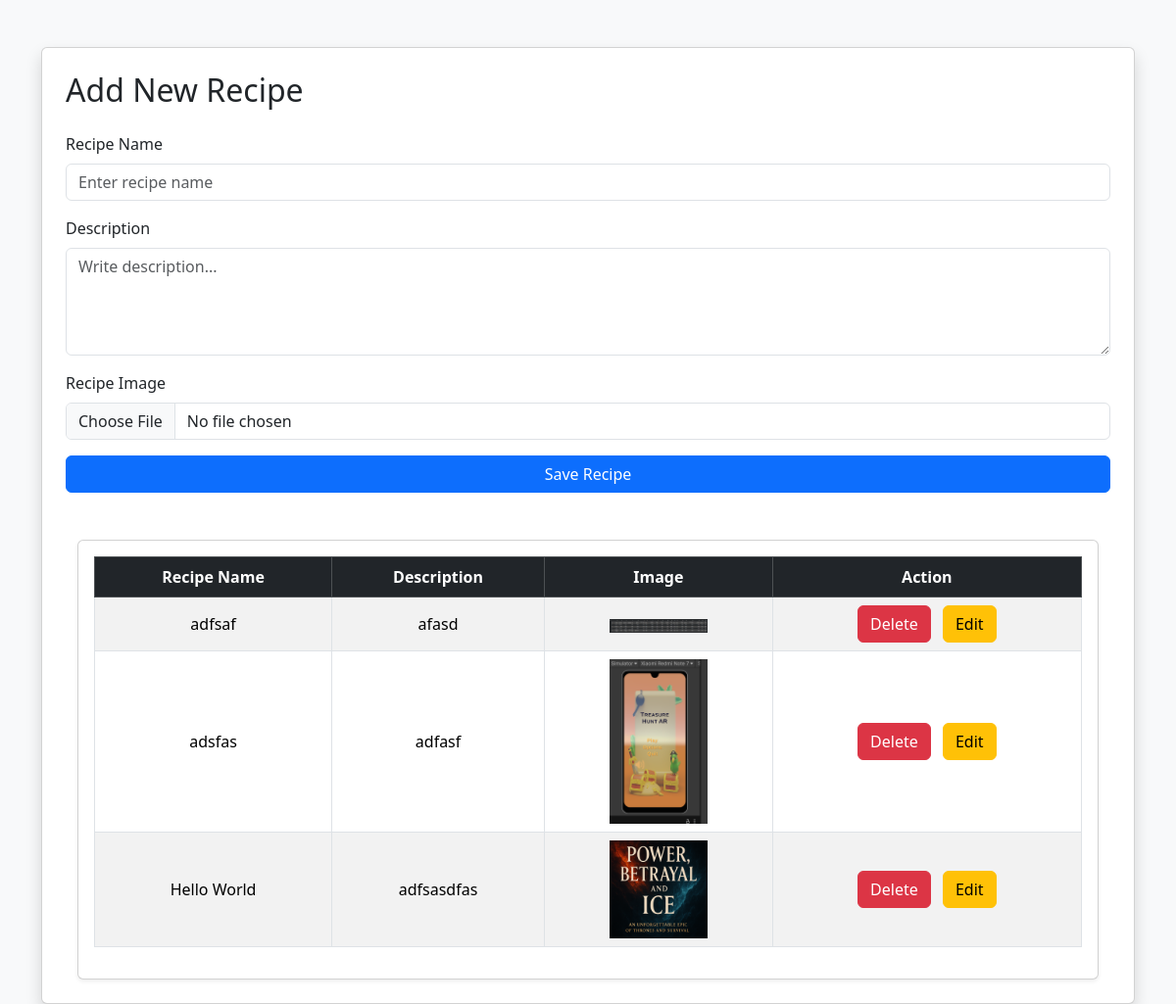
The page /recipe/ on the database as committed earlier.
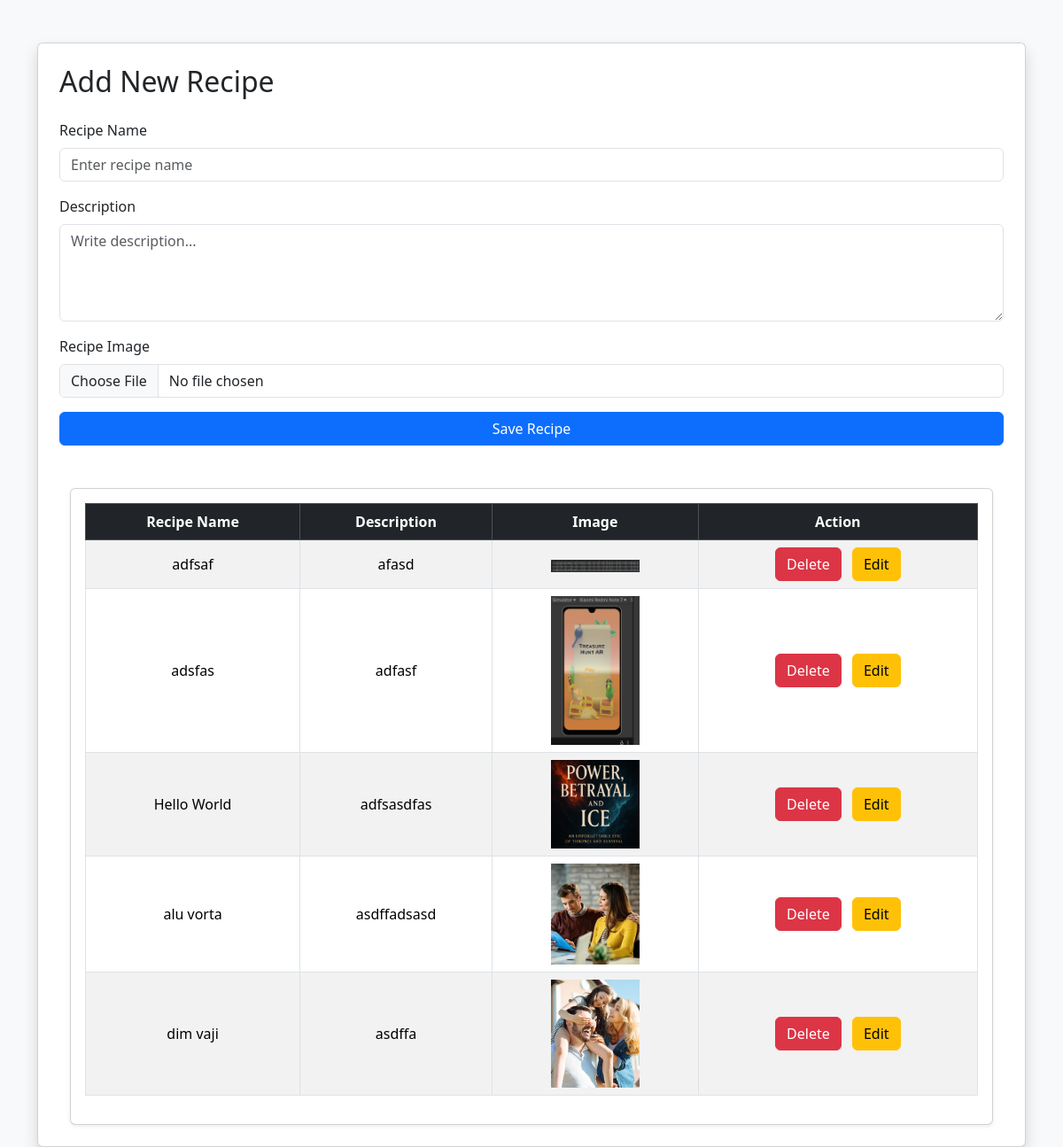
The same page on the database as committed later.
### vege/models.py (models this page shows)
class Recipe(models.Model):
    user = models.ForeignKey(User, on_delete=models.SET_NULL, null=True, blank=True)
    recipe_name = models.CharField(max_length=50)
    desc = models.TextField()
    image = models.ImageField(upload_to='recipe')

### vege/views.py (the view, shortened to what this page needs)
# urls.py: path("recipe/", recipe, name="recipe"),
def recipe(request):
    recipes = Recipe.objects.all()
    return render(request, "recipe.html", {"recipes": recipes})

### vege/templates/recipe.html (shortened to what this page needs)
<!doctype html>
<html lang="en">
  <head>
    <link
      href="https://cdn.jsdelivr.net/npm/bootstrap@5.3.3/dist/css/bootstrap.min.css"
      rel="stylesheet"
    />
  </head>
  <body class="bg-light">
    <div class="container mt-5">
      <div class="card shadow p-4">
        <h2 class="mb-4">Add New Recipe</h2>
        <form method="POST" enctype="multipart/form-data">
          <div class="mb-3">
            <label class="form-label">Recipe Name</label>
            <input
              type="text"
              name="recipe_name"
              class="form-control"
              placeholder="Enter recipe name"
              required
            />
          </div>
          <div class="mb-3">
            <label class="form-label">Description</label>
            <textarea
              name="desc"
              class="form-control"
              rows="4"
              placeholder="Write description..."
              required
            ></textarea>
          </div>
          <div class="mb-3">
            <label class="form-label">Recipe Image</label>
            <input
              type="file"
              name="image"
              class="form-control"
              accept="image/*"
              required
            />
          </div>
          <button type="submit" class="btn btn-primary w-100">
            Save Recipe
          </button>
        </form>
        <div class="container mt-5">
          <div class="card shadow-sm p-3">
            <table
              class="table table-striped table-hover table-bordered text-center align-middle"
            >
              <thead class="table-dark">
                <tr>
                  <th>Recipe Name</th>
                  <th>Description</th>
                  <th>Image</th>
                  <th>Action</th>
                </tr>
              </thead>
              <tbody>
                {% for r in recipes %}
                <tr>
                  <td>{{ r.recipe_name }}</td>
                  <td>{{ r.desc }}</td>
                  <td>
                    <img src="{{ r.image.url }}" width="100" />
                  </td>
                  <td>
                    <a
                      href="/delete_recipe/{{ r.id }}/"
                      class="btn btn-danger me-2"
                      >Delete</a
                    >
                    <a href="/update_recipe/{{ r.id }}/" class="btn btn-warning"
                      >Edit</a
                    >
                  </td>
                </tr>
                {% endfor %}
              </tbody>
            </table>
          </div>
        </div>
      </div>
    </div>
  </body>
</html>

Rows that differ between the two databases and show on the page:
added Recipe: recipe_name "alu vorta", desc "asdffadsasd", image (picture)
added Recipe: recipe_name "dim vaji", desc "asdffa", image (picture)
